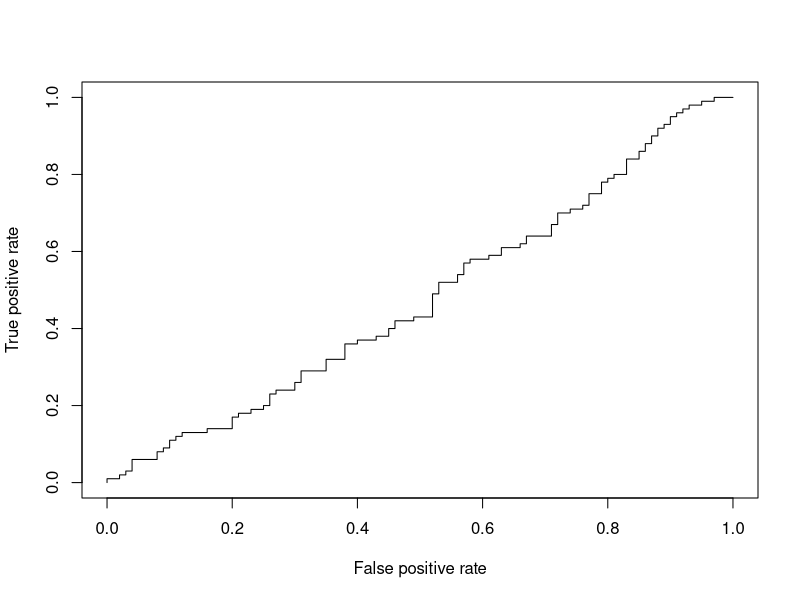
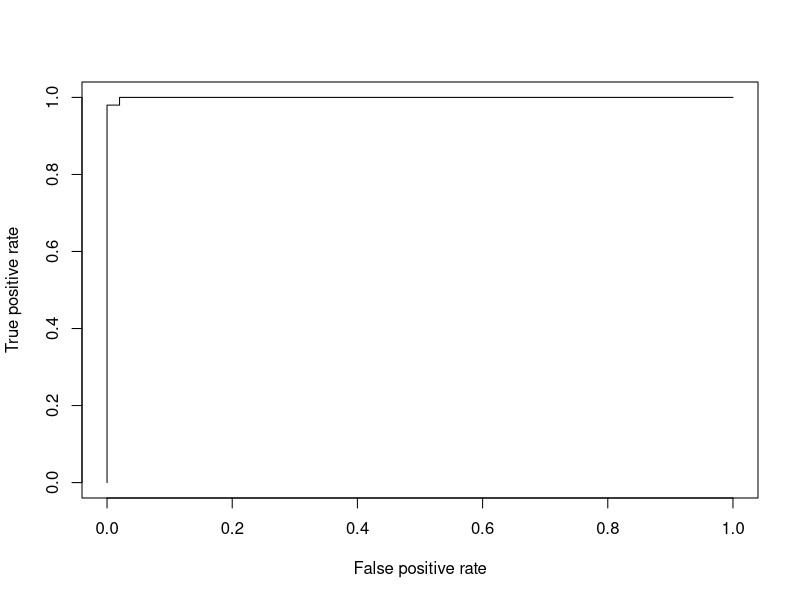
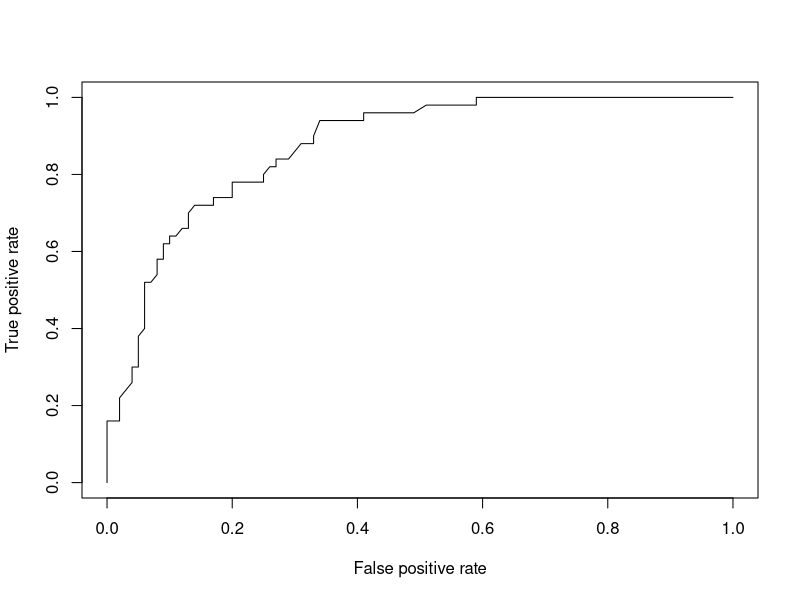
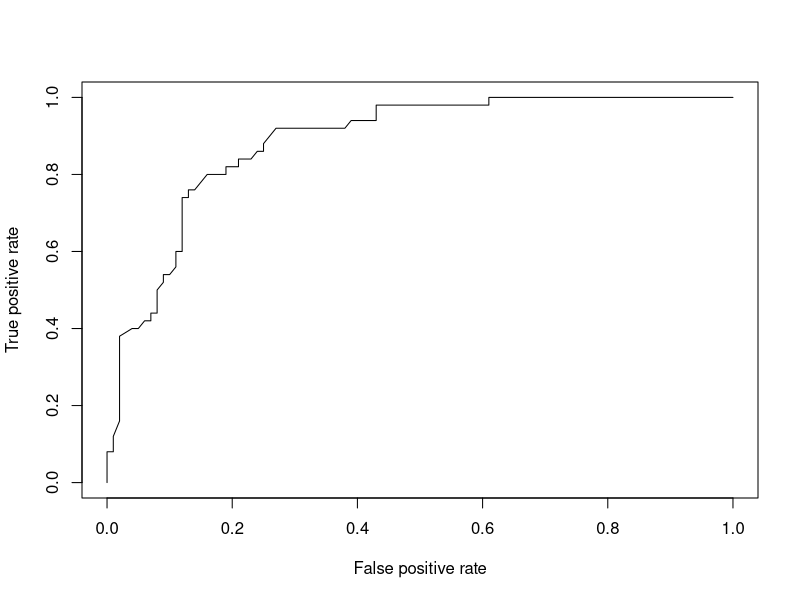

Here is the R script that generated these plots, in order:
##########################################
#Editor: Kuo-Liang Ou
#National Tsing Hua University ILST
##########################################
install.packages("ROCR")
library(ROCR)
data(ROCR.simple)
library(e1071)

group=c(rep(0,times=100),rep(1,times=100))
#pred <- prediction( ROCR.simple$labels, ROCR.simple$labels) 
pred <- prediction( rnorm(200,mean=1,sd=1), ROCR.simple$labels) 
pred <- prediction( rnorm(200,mean=2,sd=2), ROCR.simple$labels) 

pred <- prediction( rnorm(200,mean=1,sd=1), group) 
pred <- prediction( rnorm(200,mean=2,sd=2), group) 

# prediction 第一個參數位資料集，第二個參數為組別，目前支援二分法
# 多組以上需兩兩比較

perf <- performance(pred,"tpr","fpr") 
perf
plot(perf)
perf <- performance(pred, measure = "auc")   #area under curve
perf@y.values

#########
#for IRIS
#########
iris$setosa <- as.numeric(iris$Species == "setosa")
mod1 <- svm(iris$setosa~Sepal.Length+Sepal.Width, data=iris, kernel="radial")

pred1 <- prediction(predict(mod1), iris$setosa)
perf1 <- performance(pred1,"tpr","fpr")
plot(perf1)
perf1 <- performance(pred1, measure = "auc")   #area under curve
perf1@y.values
#############
iris$vcolor <- as.numeric(iris$Species == "versicolor")
mod2 <- svm(iris$vcolor~Sepal.Length+Sepal.Width, data=iris, kernel="radial")

pred2 <- prediction(predict(mod2), iris$vcolor)
perf2 <- performance(pred2,"tpr","fpr")
plot(perf2)
perf2 <- performance(pred2, measure = "auc")   #area under curve
perf2@y.values
#############
iris$vnica <- as.numeric(iris$Species == "virginica")
mod3 <- svm(iris$vnica~Sepal.Length+Sepal.Width, data=iris, kernel="radial")

pred3 <- prediction(predict(mod3), iris$vnica)
perf3 <- performance(pred3,"tpr","fpr")
plot(perf3)
perf3 <- performance(pred3, measure = "auc")   #area under curve
perf3@y.values
